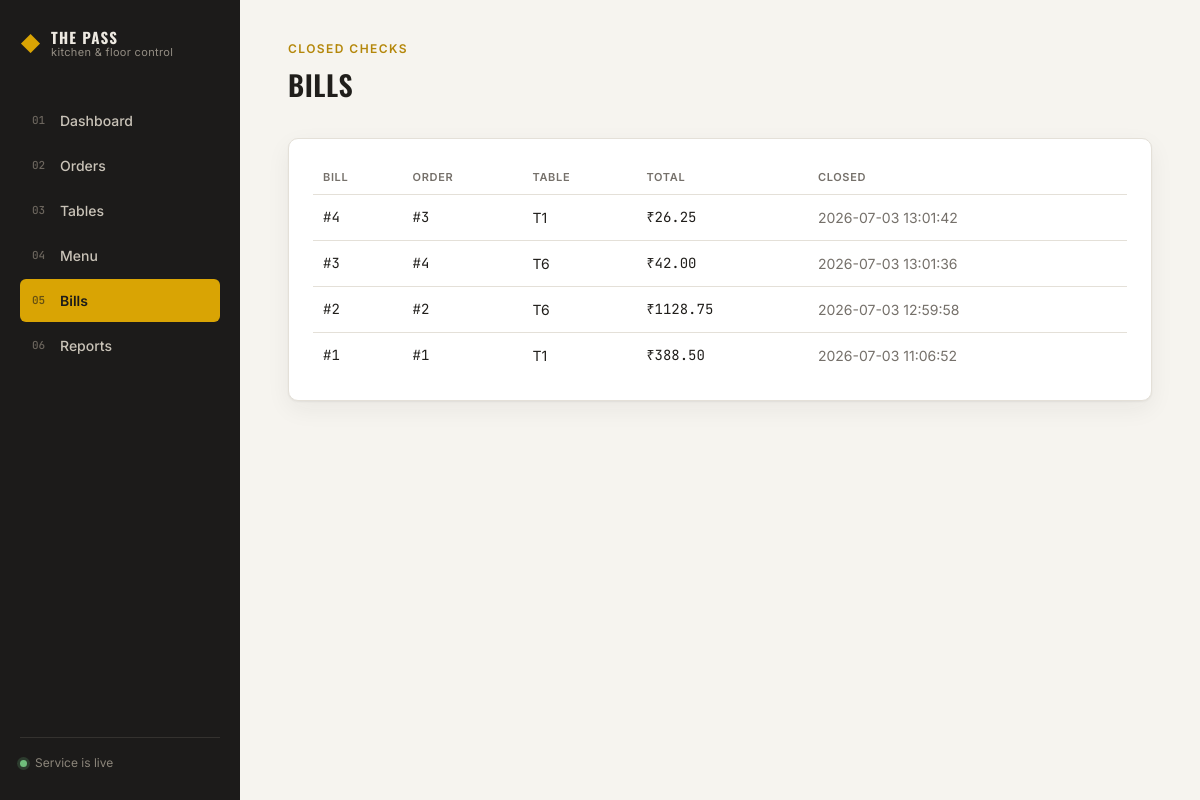
Page /bills on the committed database.
### tables this page shows
CREATE TABLE bills (
            bill_id     INTEGER PRIMARY KEY AUTOINCREMENT,
            order_id    INTEGER NOT NULL UNIQUE,
            subtotal    REAL NOT NULL,
            discount    REAL NOT NULL,
            tax         REAL NOT NULL,
            total       REAL NOT NULL,
            created_at  TEXT NOT NULL,
            FOREIGN KEY (order_id) REFERENCES orders (order_id)
        );

CREATE TABLE tables (
            table_id    INTEGER PRIMARY KEY AUTOINCREMENT,
            label       TEXT NOT NULL,
            capacity    INTEGER NOT NULL,
            status      TEXT NOT NULL DEFAULT 'free'
        );

### app.py (the view)
@app.route("/bills")
def bills():
    db = get_db()
    all_bills = db.execute("""
        SELECT b.*, t.label FROM bills b
        JOIN orders o ON b.order_id = o.order_id
        JOIN tables t ON o.table_id = t.table_id
        ORDER BY b.bill_id DESC
    """).fetchall()
    db.close()
    return render_template("bills.html", bills=all_bills)

### database.py (called while the page is built)
def get_db():
    conn = sqlite3.connect(DB_FILE)
    conn.row_factory = sqlite3.Row
    conn.execute("PRAGMA foreign_keys = ON")
    return conn

### templates/bills.html (shortened to what this page needs)
{% extends "base.html" %}
{% block content %}
<header class="page-head">
  <div>
    <span class="eyebrow">Closed checks</span>
    <h1>Bills</h1>
  </div>
</header>
<section class="panel">
  {% if bills %}
  <table class="table">
    <thead><tr><th>Bill</th><th>Order</th><th>Table</th><th>Total</th><th>Closed</th></tr></thead>
    <tbody>
      {% for b in bills %}
      <tr onclick="window.location='{{ url_for('bill_detail', order_id=b['order_id']) }}'">
        <td class="mono">#{{ b['bill_id'] }}</td>
        <td class="mono">#{{ b['order_id'] }}</td>
        <td>{{ b['label'] }}</td>
        <td class="mono">&#8377;{{ "%.2f"|format(b['total']) }}</td>
        <td class="muted">{{ b['created_at'] }}</td>
      </tr>
      {% endfor %}
    </tbody>
  </table>
  {% else %}
  <p class="empty">No bills yet. Close out an order to generate one.</p>
  {% endif %}
</section>
{% endblock %}

### static/css/style.css (style rules this page uses)
:root { --charcoal: #1C1B1A; --charcoal-soft: #262523; --paper: #F6F4EF; --paper-panel: #FFFFFF; --ink: #201E1B; --ink-muted: #75706A; --line: #E4E0D8; --amber: #D9A404; --amber-deep: #B4870A; --forest: #2E5339; --forest-soft: #E7EFE7; --rust: #B3402F; --rust-soft: #F5E3DF; --radius: 10px; --radius-sm: 6px; --shadow: 0 1px 2px rgba(28,27,26,0.06), 0 8px 24px rgba(28,27,26,0.06); --font-display: 'Oswald', 'Arial Narrow', sans-serif; --font-body: 'Inter', -apple-system, BlinkMacSystemFont, sans-serif; --font-mono: 'JetBrains Mono', 'Courier New', monospace; }
* { box-sizing: border-box; }
html, body { margin: 0; padding: 0; background: var(--paper); color: var(--ink); font-family: var(--font-body); font-size: 15px; line-height: 1.5; }
h1, h2, h3 { font-family: var(--font-display); font-weight: 600; letter-spacing: 0.01em; margin: 0; color: var(--ink); }
h1 { font-size: 28px; text-transform: uppercase; letter-spacing: 0.02em; }
.mono { font-family: var(--font-mono); }
.muted { color: var(--ink-muted); }
.page-head { display: flex; align-items: flex-end; justify-content: space-between; margin-bottom: 32px; }
.eyebrow { display: block; font-size: 12px; text-transform: uppercase; letter-spacing: 0.12em; color: var(--amber-deep); font-weight: 600; margin-bottom: 6px; }
.panel { background: var(--paper-panel); border: 1px solid var(--line); border-radius: var(--radius); padding: 22px 24px; box-shadow: var(--shadow); margin-bottom: 18px; }
.table { width: 100%; border-collapse: collapse; }
.table th { text-align: left; font-size: 11px; text-transform: uppercase; letter-spacing: 0.06em; color: var(--ink-muted); font-weight: 600; padding: 8px 10px; border-bottom: 1px solid var(--line); }
.table td { padding: 12px 10px; border-bottom: 1px solid var(--line); font-size: 14px; }
.table tbody tr[onclick] { cursor: pointer; }
.table tbody tr:last-child td { border-bottom: none; }

### rows in the picture
bills: bill_id "4", order_id "3", label "T1", total "26.25", created_at "2026-07-03 13:01:42"
bills: bill_id "3", order_id "4", label "T6", total "42.00", created_at "2026-07-03 13:01:36"
bills: bill_id "2", order_id "2", label "T6", total "1128.75", created_at "2026-07-03 12:59:58"
bills: bill_id "1", order_id "1", label "T1", total "388.50", created_at "2026-07-03 11:06:52"
